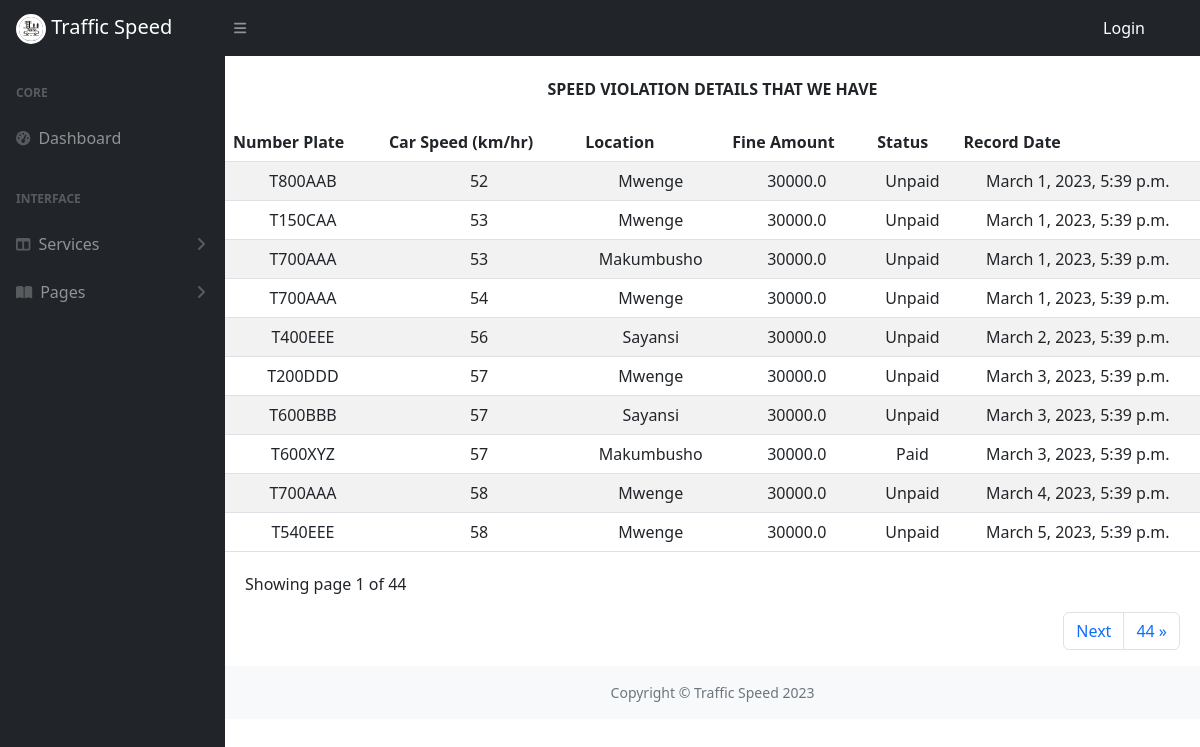
The app's page /Record_all/ with its own data.
### Backend/models.py (models this page shows, shortened)
class Numberplate(models.Model):
    STATUS_CHOICE = [
        ('Unpaid', 'Unpaid'),
        ('Paid', 'Paid'),
    ]
    No_plate = models.CharField(max_length=12)
    Image = models.CharField(max_length=100)
    Car_speed = models.CharField(max_length=5, default='60')
    Location = models.CharField(max_length=50, default= None)
    Fine_amount = models.FloatField(default=30000)
    Status = models.CharField(max_length=10, choices=STATUS_CHOICE, default= 'Unpaid')
    Record_date = models.DateTimeField(auto_now_add=True)
    Control_number = models.CharField(max_length=11, unique=True, blank=True, null=True)

### frontend/views.py (the view)
# urls.py: path('Record_all/', views.record_all, name="all_record"),
def record_all(request):
    violations = Numberplate.objects.all()
    paginator = Paginator(violations, 10)
    page_number = request.GET.get('page')
    page_obj = Paginator.get_page(paginator, page_number)
    context = {
        'violations': violations,
        'page_obj': page_obj,
    }
    return render(request, 'Search/table.html', context)

### templates/Search/table.html (shortened to what this page needs)
{% extends 'AdminDashboard/dashboard.html' %}
{% load static %}
{% block contents %}
<div class="container mx-auto mb-4">
    <h6 class="text-center mt-4" > <strong> SPEED VIOLATION DETAILS THAT WE HAVE </strong> </h6>
  </div>
  <div class="originaltable">
    <table class="table table-striped" >
      <thead>
        <tr class="table-striped">
          <th scope="col">Number Plate</th>
          <th scope="col">Car Speed (km/hr)</th>
          <th scope="col">Location</th>
          <th scope="col">Fine Amount</th>
          <th scope="col" >Status</th>
          <th scope="col">Record Date</th>
        </tr>
      </thead>
      <tbody>
        {% for violation in page_obj %}
        <tr class="text-center">
          <td>{{ violation.No_plate}}</td>
          <td>{{ violation.Car_speed }}</td>
          <td>{{ violation.Location }}</td>
          <td>{{ violation.Fine_amount }}</td>
          <td>{{ violation.Status}}</td>
          <td>{{ violation.Record_date }}</td>
        </tr>
        {% endfor %}
      </tbody>
    </table>
  </div>
<div class="showpage">
   <p>Showing page {{page_obj.number}} of {{page_obj.paginator.num_pages}}</p>
   <ul class="pagination d-flex justify-content-end">
    {% if page_obj.has_next %}
    <li class="page-item"><a class="page-link" href="?page={{page_obj.next_page_number}}">Next</a></li>
    <li class="page-item" ><a class="page-link" href="?page={{page_obj.paginator.num_pages}}"> {{page_obj.paginator.num_pages}} &raquo; </a> </li>
    {% endif %}
    </ul>
  </div>
{% endblock contents %}

### static/css/main.css (style rules this page uses)
.showpage { margin: 20px 20px 0px; display: block; }

### records on screen
Numberplate: No_plate "T800AAB", Car_speed "52", Location "Mwenge", Fine_amount "30000.0", Status "Unpaid", Record_date "March 1, 2023, 5:39 p.m."
Numberplate: No_plate "T150CAA", Car_speed "53", Location "Mwenge", Fine_amount "30000.0", Status "Unpaid", Record_date "March 1, 2023, 5:39 p.m."
Numberplate: No_plate "T700AAA", Car_speed "53", Location "Makumbusho", Fine_amount "30000.0", Status "Unpaid", Record_date "March 1, 2023, 5:39 p.m."
Numberplate: No_plate "T700AAA", Car_speed "54", Location "Mwenge", Fine_amount "30000.0", Status "Unpaid", Record_date "March 1, 2023, 5:39 p.m."
Numberplate: No_plate "T400EEE", Car_speed "56", Location "Sayansi", Fine_amount "30000.0", Status "Unpaid", Record_date "March 2, 2023, 5:39 p.m."
Numberplate: No_plate "T200DDD", Car_speed "57", Location "Mwenge", Fine_amount "30000.0", Status "Unpaid", Record_date "March 3, 2023, 5:39 p.m."
Numberplate: No_plate "T600BBB", Car_speed "57", Location "Sayansi", Fine_amount "30000.0", Status "Unpaid", Record_date "March 3, 2023, 5:39 p.m."
Numberplate: No_plate "T600XYZ", Car_speed "57", Location "Makumbusho", Fine_amount "30000.0", Status "Paid", Record_date "March 3, 2023, 5:39 p.m."
Numberplate: No_plate "T700AAA", Car_speed "58", Location "Mwenge", Fine_amount "30000.0", Status "Unpaid", Record_date "March 4, 2023, 5:39 p.m."
Numberplate: No_plate "T540EEE", Car_speed "58", Location "Mwenge", Fine_amount "30000.0", Status "Unpaid", Record_date "March 5, 2023, 5:39 p.m."

### other values on screen
{{ page_obj.number }} "1"
{{ page_obj.paginator.num_pages }} "44"
